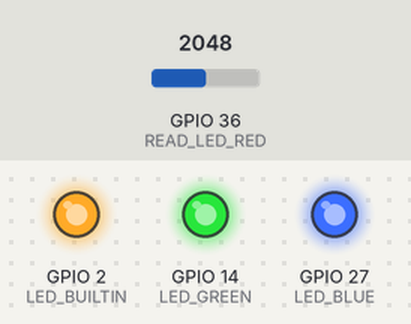
Bench run of a sketch on a simulated ESP32. Parts: output pins drawn as LEDs (lit = HIGH). Inputs (shaded band) come from the test bench; at power-on: GPIO 36 (READ_LED_RED) = 2048. What the sketch prints to the serial monitor is not drawn.

Above: at 1.15 s.
At 1.6 s:
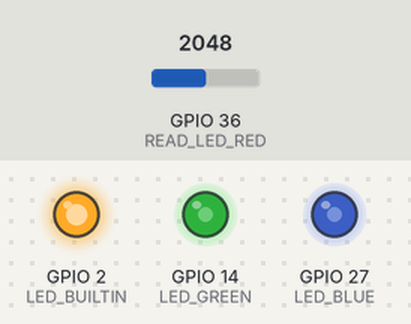
At 2.1 s:
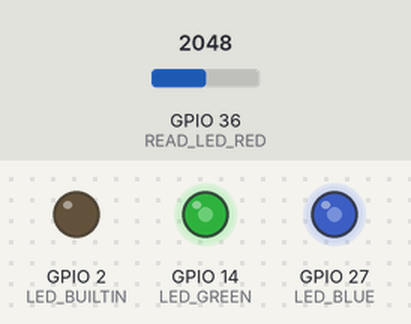
Timing chart, 0 to 4.1 s (numbered marks = the images above):
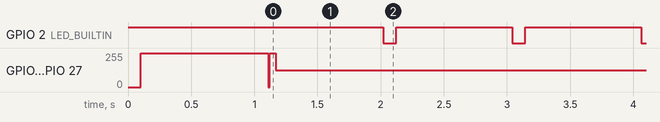

The sketch:

sync_LED_detector.ino
```cpp
// (licence header left out)
const int LED_RED = 12; //GPIO12
const int LED_GREEN = 14; //GPIO14
const int LED_BLUE = 27; //GPIO27
const int READ_LED_RED = 36; //GPIO36


//Set LED for Uno or ESP32 Dev Kit on board blue LED.
const int LED_BUILTIN = 2;    // ESP32 Kit
//const int LED_BUILTIN = 13;    //Not really needed for Arduino UNO it is defined in library
const int HIGH_TIME_LED = 900;
const int LOW_TIME_LED = 100;
long lastLEDtime = 0;
long nextLEDchange = 100; //time in ms.

const String COMPANY = "Amused Scientist";
const String MODEL_NAME = "sync_LED_detector";
const String VERSION = "0.0.1";

int difference_on_off;

//Functions
void serial_splash_print() {
    //  Serial splash message
  Serial.print(COMPANY);
  Serial.print(": ");
  Serial.println(MODEL_NAME);
  Serial.print("VERSION: ");
  Serial.println(VERSION);
  Serial.println();
}// end splash_startup


void setup() {
  pinMode(LED_BUILTIN, OUTPUT);      // set the LED pin mode
  digitalWrite(LED_BUILTIN, HIGH);   // turn the LED on (HIGH is the voltage level)
  // put your setup code here, to run once:
  Serial.begin(115200);
  delay(100);
  serial_splash_print();

  //Setup RGB LED drive. Turn on all for white.
  init_rgb_led();
  delay(1000);  // Just so we see for a second
  rgb_led_off();

  adcAttachPin(READ_LED_RED); //Clears any other modes.

  Serial.println("--- End of setup--");//
  digitalWrite(LED_BUILTIN, LOW);   // turn the LED off
}

void loop() {
  // put your main code here, to run repeatedly:
  wink();   //Built in LED

  //Measure with LED on and off
//  Serial.print("blue_green_on_measure_red= ");//
//  Serial.println(blue_green_on_measure_red());
//  Serial.print("blue_green_off_measure_red= ");//
//  Serial.println(blue_green_off_measure_red());
//  Serial.println();//

Serial.print("Difference= ");//
  difference_on_off = blue_green_on_measure_red()-blue_green_off_measure_red() ;
  Serial.println( difference_on_off);


}
```

sync_led.ino
```cpp
// (licence header left out)
/* Initilize the RGB LED pins.

*/
void init_rgb_led() {
  pinMode(LED_RED, OUTPUT);      // set the LED pin mode
  digitalWrite(LED_RED, HIGH);   // turn the LED on (HIGH is the voltage level)
  pinMode(LED_GREEN, OUTPUT);      // set the LED pin mode
  digitalWrite(LED_GREEN, HIGH);   // turn the LED on (HIGH is the voltage level)
  pinMode(LED_BLUE, OUTPUT);      // set the LED pin mode
  digitalWrite(LED_BLUE, HIGH);   // turn the LED on (HIGH is the voltage level)
}//init rgb led


/*Turn off the RGB leds.
*/
void rgb_led_off() {
  digitalWrite(LED_RED, LOW);
  digitalWrite(LED_GREEN, LOW);
  digitalWrite(LED_BLUE, LOW);
}// rgb led off

/*Turn on blue and green leds.
*/
void gb_led_on() {
//  digitalWrite(LED_RED, LOW);
  digitalWrite(LED_GREEN, HIGH);
  digitalWrite(LED_BLUE, HIGH);
}//gb_led_on

/*Turn on blue and green leds.
*/
void gb_led_off() {
//  digitalWrite(LED_RED, LOW);
  digitalWrite(LED_GREEN, LOW);
  digitalWrite(LED_BLUE, LOW);
}//gb_led_on

/*Blue and Green LEDs ON and Measure Red
 *
 */
 int blue_green_on_measure_red(){
  pinMode(LED_RED, INPUT);      // set the LED pin mode high impediance
  gb_led_on();
  delay (10);
  return (analogRead(READ_LED_RED));

 }// end blue_green_on_measure_red

 /*Blue and Green LEDs OFF and Measure Red
 *
 */
 int blue_green_off_measure_red(){
  gb_led_off();
  delay (10);
  return (analogRead(READ_LED_RED));
}// end blue_green_off_measure_red
```

wink.ino
```cpp
// (licence header left out)
//Functions
//Wink the LED
void wink() {
  if (((millis() - lastLEDtime) > nextLEDchange) || (millis() < lastLEDtime)) {
    if (digitalRead(LED_BUILTIN) == LOW) {
      digitalWrite(LED_BUILTIN, HIGH);   // turn the LED on (HIGH is the voltage level)
      nextLEDchange = HIGH_TIME_LED;
    } else {
      digitalWrite(LED_BUILTIN, LOW);   // turn the LED on (HIGH is the voltage level)
      nextLEDchange = LOW_TIME_LED;
    }
    lastLEDtime = millis();
  }//end LED time check
}//End wink
```

Measured:
- by itself, GPIO 2 (LED_BUILTIN): alternates HIGH for 0.92 s and LOW for 0.10 s
- by itself, GPIO 14 (LED_GREEN), GPIO 27 (LED_BLUE): 255/255 → 124/255 at 1.1 s
